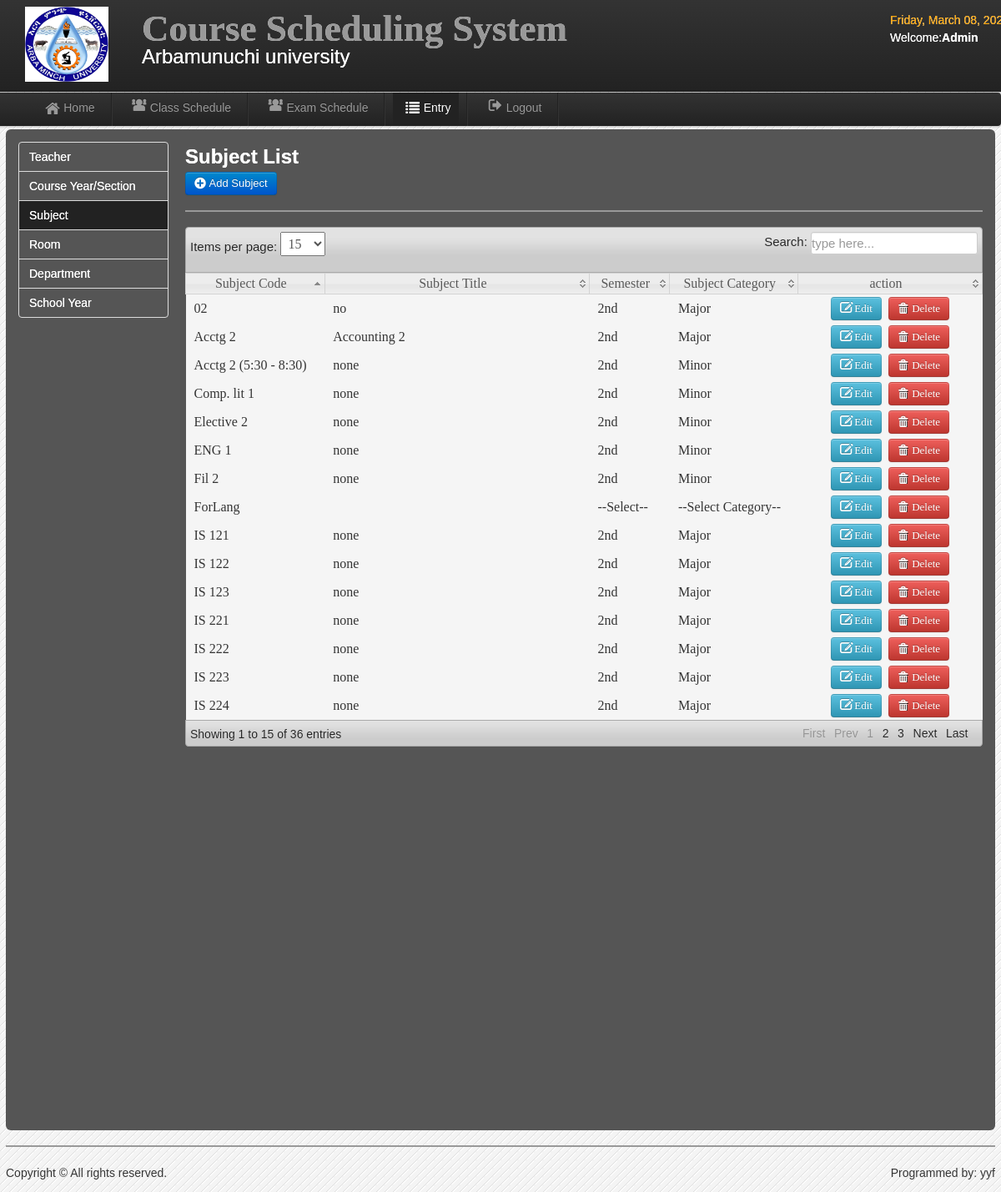
Screenshot of /admin/CIT_subject.php (signed in) with the database file from the repository.
### tables this page shows
CREATE TABLE `users` (
  `User_id` int(11) NOT NULL,
  `UserName` varchar(20) NOT NULL,
  `Password` varchar(20) NOT NULL,
  `User_Type` varchar(20) NOT NULL,
  `FirstName` varchar(30) NOT NULL,
  `LastName` varchar(30) NOT NULL,
  `College` varchar(20) NOT NULL
);

CREATE TABLE `subject` (
  `Subject_id` int(11) NOT NULL,
  `subject_code` varchar(100) NOT NULL,
  `subject_title` varchar(100) NOT NULL,
  `subject_category` varchar(100) NOT NULL,
  `semester` varchar(50) NOT NULL,
  `Lab_hours` varchar(50) NOT NULL,
  `lecture_hours` varchar(50) NOT NULL,
  `total` varchar(40) NOT NULL
);

### admin/session.php (called while the page is built, shortened)
<?php
        $id_session=$_SESSION['id'];
?>

### admin/CIT_subject.php (the view, shortened to what this page needs)
<?php include('session.php'); include('header.php'); include('dbcon.php'); ?>
<body>
<?php include('nav-top1.php'); ?>
  <div class="navbar navbar-fixed-top1">
    <div class="navbar-inner">
    <div class="container">
	<div class="marg">
    <ul class="nav">
  <li>
    <a href="user_home.php"><i class="icon-home icon-large"></i>Home</a>
  </li>
   <li class="divider-vertical"></li>
  <li><a href="user_schedule.php"><i class="icon-group icon-large"></i>Class Schedule</a></li>
   <li class="divider-vertical"></li>
    <li><a href="CIT_exam_schedule.php"><i class="icon-group icon-large"></i>Exam Schedule</a></li>
   <li class="divider-vertical"></li>
  <li class="active"><a href="CIT_record.php"><i class="icon-list icon-large"></i>Entry</a></li>
   <li class="divider-vertical"></li>
  <li><a id="logout" data-toggle="modal" href="#myModal"><i class="icon-signout icon-large"></i>Logout</a></li>
   <li class="divider-vertical"></li>
</ul>
    </div>
    </div>
    </div>
    </div>
<div class="wrapper">
<div id="element" class="hero-body">
<div class="left-nav">
<ul class="nav nav-tabs nav-stacked">
  <li><a href="CIT_record.php"><font color="white">Teacher</font></a></li>
  <li><a href="CIT_course.php"><font color="white">Course Year/Section</font></a></li>
  <li  class="active"><a href="CIT_subject.php"><font color="white">Subject</font></a></li>
  <li><a href="CIT_room.php"><font color="white">Room</font></a></li>
  <li><a href="CIT_department.php"><font color="white">Department</font></a></li>
  <li><a href="CIT_shool_year.php"><font color="white">School Year</font></a></li>
</ul>
</div>
<div class="right-nav-content">
<h2><font color="white">Subject List</font></h2>
	<a class="btn btn-primary"  href="CIT_add_subject.php">  <i class="icon-plus-sign icon-large"></i>&nbsp;Add Subject</a>
	<hr>
	<table class="users-table">
<div class="demo_jui">
		<table cellpadding="0" cellspacing="0" border="0" class="display" id="log" class="jtable">
			<thead>
				<tr>
				<th>Subject Code</th>
				<th>Subject Title</th>
				<th>Semester</th>
				<th>Subject Category</th>
				<th>action</th>
				</tr>
			</thead>
			<tbody>
<?php
$result=mysqli_query($conn,"select * from subject")or die(mysqli_error());
while($row=mysqli_fetch_array($result)){ $id=$row['Subject_id'];
 ?>
<tr class="del<?php echo $id ?>">
	<td><?php echo $row['subject_code']; ?></td>
	<td><?php echo $row['subject_title']; ?></td>
	<td><?php echo $row['semester']; ?></td>
	<td><?php echo $row['subject_category']; ?></td>
	<td align="center" width="200">
	<a class="btn btn-info" href="CIT_edit_subject.php<?php echo '?id='.$id; ?>"><i class="icon-edit icon-large"></i>&nbsp;Edit</a>&nbsp;
	<a class="btn btn-danger1"  id="<?php echo $id; ?>">  <i class="icon-trash icon-large"></i>&nbsp;Delete</a>
</td>
<?php } ?>
	</tr>
			</tbody>
		</table>
</div>
	</div>
<?php include('footer.php');?>
</div>
</body>

### admin/nav-top1.php
	<div class="navbar navbar-fixed-top">
	<div class="navbar-inner">
	<div class="container">
		<a class="branded">
		<img src="amu.jpg" width="100" height="90">
 	</a>
	<a class="brand">
	 <h1>Course Scheduling System</h1>
	 <div class="chmsc_nav"><font size="5" style="Bookman Old Style" color="white">Arbamunuchi university</font></div>
 	</a>
<div class="time_top">
<font color="orange">
  <?php
 $Today=date('y:m:d');
$new=date('l, F d, Y',strtotime($Today));
echo $new; ?>
</font>
<?php
$logout_query=mysqli_query($conn,"select * from users where User_id=$id_session");
$row=mysqli_fetch_array($logout_query);
$type=$row['User_Type'];
?>
<p><font color="white">Welcome:<b><?php echo $type;?></b>
<?php echo $row['College'] ?></p></font>
</div>
	</div>
	</div>
	</div>

### admin/css/style.css (style rules this page uses)
* { margin:0; padding:0; }
body { font-family:"Trebuchet MS", "Myriad Pro", Arial, sans-serif; font-size:14px; background:#f4f4f4 url(../img/bg.gif) repeat top left; color:#333; text-shadow:0px 0px 0px #fff;; }
h1 { font-size:45px; }
a { color:#777; }
p { padding:5px 0px; }
.wrapper { width:1186px; margin:10px auto; min-height:550px; }

### admin/css/datatable/demo_table_jui.css (style rules this page uses)
table.display thead th { cursor: pointer; padding: 3px 0 3px 10px; }
table.display { border-collapse: collapse; clear: both; margin: 0 auto; width: 100%; }
table.display td { padding: 3px 10px; }
tr.odd { background-color: #F5F5F5; }
tr.even { background-color: #F5F5F5; }
tr.odd td.sorting_1 { background-color: F5F5F5; }
tr.even td.sorting_1 { background-color: F5F5F5; }

### rows the page displays
users: User_Type "Admin"
subject: subject_code "02", subject_title "no", semester "2nd", subject_category "Major"
subject: subject_code "Acctg 2", subject_title "Accounting 2", semester "2nd", subject_category "Major"
subject: subject_code "IS 121", subject_title "none", semester "2nd", subject_category "Major"
subject: subject_code "IS 223", subject_title "none", semester "2nd", subject_category "Major"
subject: subject_code "IS 224", subject_title "none", semester "2nd", subject_category "Major"
subject: subject_code "IS 123", subject_title "none", semester "2nd", subject_category "Major"
subject: subject_code "IS 122", subject_title "none", semester "2nd", subject_category "Major"
subject: subject_code "IS 222", subject_title "none", semester "2nd", subject_category "Major"
subject: subject_code "IS 221", subject_title "none", semester "2nd", subject_category "Major"
subject: subject_code "Fil 2", subject_title "none", semester "2nd", subject_category "Minor"
subject: subject_code "ENG 1", subject_title "none", semester "2nd", subject_category "Minor"
subject: subject_code "ForLang", semester "--Select--", subject_category "--Select Category--"
subject: subject_code "Acctg 2 (5:30 - 8:30)", subject_title "none", semester "2nd", subject_category "Minor"
subject: subject_code "Elective 2", subject_title "none", semester "2nd", subject_category "Minor"
subject: subject_code "Comp. lit 1", subject_title "none", semester "2nd", subject_category "Minor"
